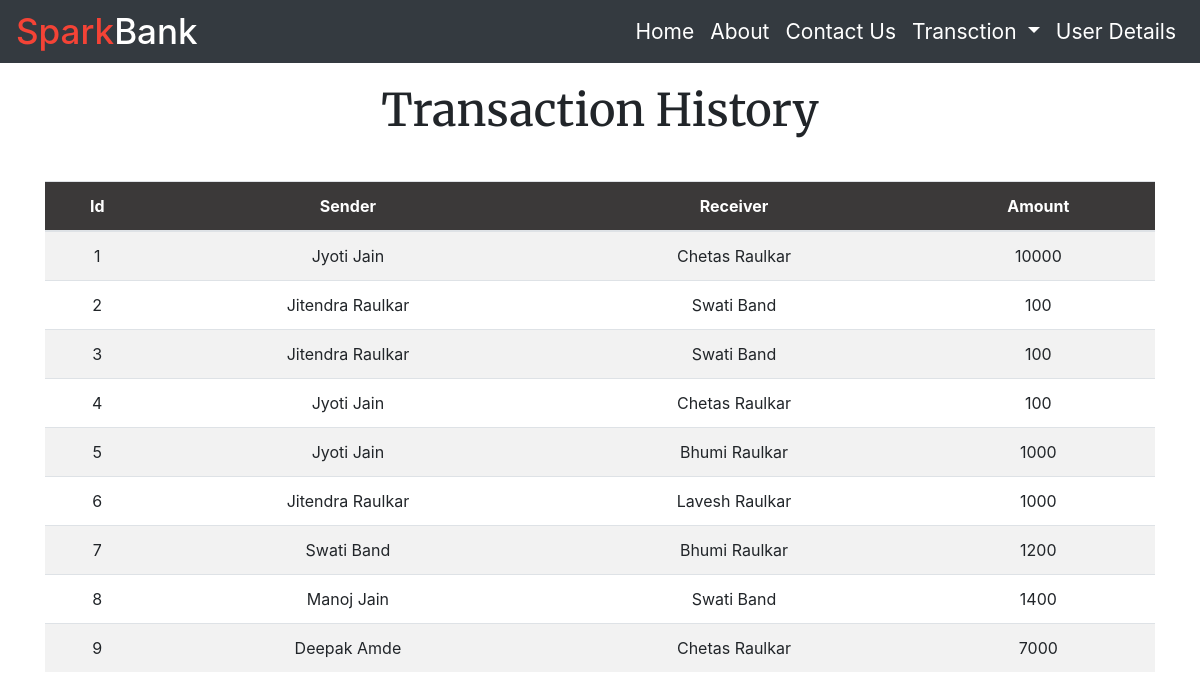
Page /transactionh.php on the committed database.
### tables this page shows
CREATE TABLE `transaction` (
  `id` int(3) NOT NULL,
  `sender` text NOT NULL,
  `receiver` text NOT NULL,
  `amounts` int(11) NOT NULL
);

### transactionh.php (the view, shortened to what this page needs)
<!DOCTYPE html>
<html lang="en">
<head>
    <link rel="stylesheet" href="https://maxcdn.bootstrapcdn.com/bootstrap/4.5.2/css/bootstrap.min.css">
</head>
<body>
    <nav class="navbar navbar-expand-sm bg-dark navbar-dark">
        <a class="navbar-brand" href="#"><span class="spark">Spark</span>Bank</a>
        <ul class="navbar-nav ml-auto">
          <li class="nav-item">
            <a class="nav-link" href="index.html">Home</a>
          </li>
          <li class="nav-item">
            <a class="nav-link" href="aboutUs.html">About</a>
          </li>
          <li class="nav-item">
            <a class="nav-link" href="hover.html">Contact Us</a>
          </li>
          <li class="nav-item dropdown">
            <a class="nav-link dropdown-toggle" href="#" id="navbardrop" data-toggle="dropdown">
              Transction
            </a>
          </li>
          <li class="nav-item">
            <a class="nav-link" href="user.php">User Details</a>
          </li>
        </ul>
      </nav>
      <div class="container divStyle">
        <h2 class="text-center" id="headi">Transaction History</h2>
       <br>
       <div class="table-responsive-sm">
    <table class="table text-center table-striped table-hover tableStyle ">
            <thead>
            <tr>
            <th>Id</th>
            <th>Sender</th>
            <th>Receiver</th>
            <th>Amount</th>
            </tr>
        </thead>
        <tbody>
            <?php
            include 'connection.php';
            $sql ="select * from transaction";
            $query =mysqli_query($con, $sql);
            while($rows = mysqli_fetch_array($query))
            {
                ?>
            <tr>
            <td><?php echo $rows['id']; ?></td>
            <td><?php echo $rows['sender']; ?></td>
            <td><?php echo $rows['receiver']; ?></td>
            <td><?php echo $rows['amounts']; ?> </td>
            <?php
            }
            ?>
        </tbody>
    </table>
    </div>
    </div>
</body>
</html>

### transactionh.php (style rules this page uses)
* { margin:0; padding:0; box-sizing:border-box; }
nav .navbar-brand .spark { color: #f44336; }
nav .navbar-brand { font-size: 35px; font-weight: 500; }
nav { height: 63px; }
thead { background-color: rgb(59, 57, 57); color: white; }
#headi { font-size:45px; margin-top:20px; margin-bottom:20px; font-family: 'Merriweather', serif; }
.nav-item { font-size:21px; }
.nav-link { color:white !important; }

### rows in the picture
transaction: id "1", sender "Jyoti Jain", receiver "Chetas Raulkar", amounts "10000"
transaction: id "2", sender "Jitendra Raulkar", receiver "Swati Band", amounts "100"
transaction: id "3", sender "Jitendra Raulkar", receiver "Swati Band", amounts "100"
transaction: id "4", sender "Jyoti Jain", receiver "Chetas Raulkar", amounts "100"
transaction: id "5", sender "Jyoti Jain", receiver "Bhumi Raulkar", amounts "1000"
transaction: id "6", sender "Jitendra Raulkar", receiver "Lavesh Raulkar", amounts "1000"
transaction: id "7", sender "Swati Band", receiver "Bhumi Raulkar", amounts "1200"
transaction: id "8", sender "Manoj Jain", receiver "Swati Band", amounts "1400"
transaction: id "9", sender "Deepak Amde", receiver "Chetas Raulkar", amounts "7000"
